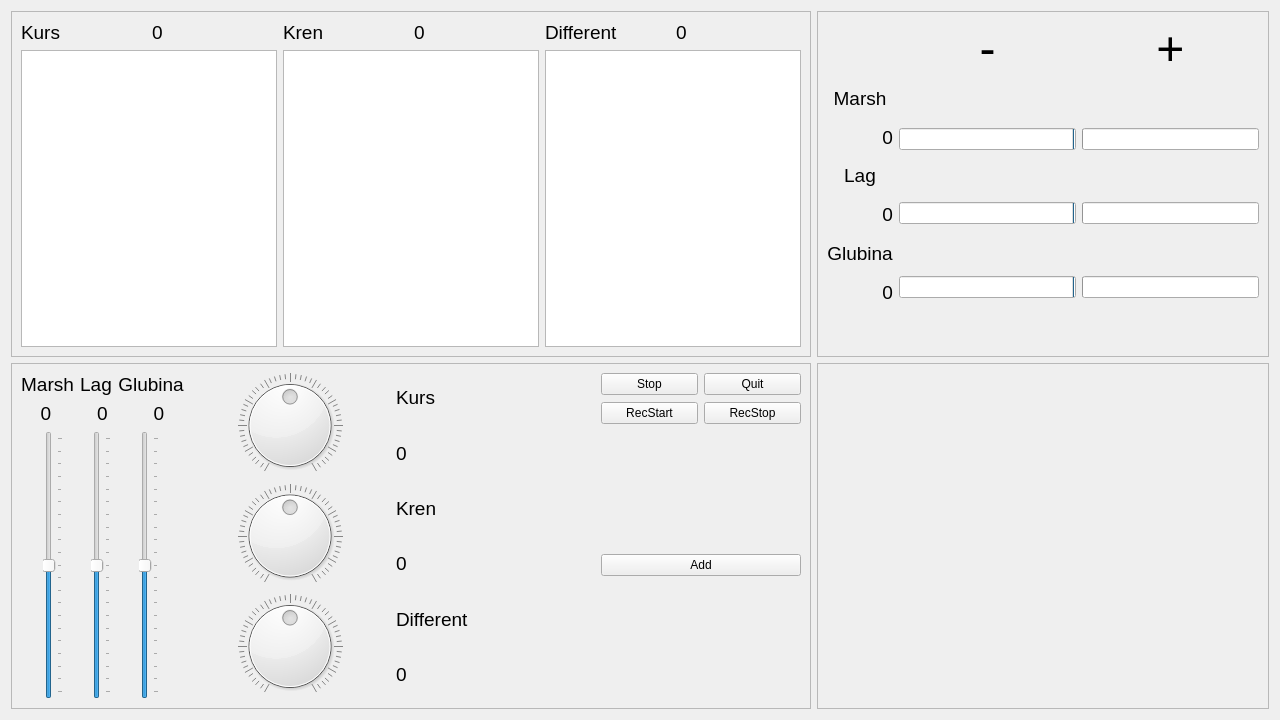
<?xml version="1.0" encoding="UTF-8"?>
<ui version="4.0">
 <class>Widget</class>
 <widget class="QWidget" name="Widget">
  <property name="geometry">
   <rect>
    <x>0</x>
    <y>0</y>
    <width>1280</width>
    <height>720</height>
   </rect>
  </property>
  <property name="windowTitle">
   <string>Widget</string>
  </property>
  <layout class="QGridLayout" name="gridLayout_6">
   <item row="0" column="0">
    <widget class="QFrame" name="frame">
     <property name="frameShape">
      <enum>QFrame::StyledPanel</enum>
     </property>
     <property name="frameShadow">
      <enum>QFrame::Raised</enum>
     </property>
     <layout class="QGridLayout" name="gridLayout_2">
      <item row="0" column="0">
       <widget class="QLabel" name="KursValue_2">
        <property name="font">
         <font>
          <pointsize>14</pointsize>
         </font>
        </property>
        <property name="text">
         <string>Kurs</string>
        </property>
        <property name="textFormat">
         <enum>Qt::AutoText</enum>
        </property>
        <property name="scaledContents">
         <bool>true</bool>
        </property>
       </widget>
      </item>
      <item row="0" column="1">
       <widget class="QLabel" name="KursNum_2">
        <property name="font">
         <font>
          <pointsize>14</pointsize>
         </font>
        </property>
        <property name="text">
         <string>0</string>
        </property>
       </widget>
      </item>
      <item row="0" column="2">
       <widget class="QLabel" name="KrenValue_2">
        <property name="font">
         <font>
          <pointsize>14</pointsize>
         </font>
        </property>
        <property name="text">
         <string>Kren</string>
        </property>
       </widget>
      </item>
      <item row="0" column="3">
       <widget class="QLabel" name="KrenNum_2">
        <property name="font">
         <font>
          <pointsize>14</pointsize>
         </font>
        </property>
        <property name="text">
         <string>0</string>
        </property>
       </widget>
      </item>
      <item row="0" column="4">
       <widget class="QLabel" name="DiffValue_2">
        <property name="font">
         <font>
          <pointsize>14</pointsize>
         </font>
        </property>
        <property name="text">
         <string>Different</string>
        </property>
       </widget>
      </item>
      <item row="0" column="5">
       <widget class="QLabel" name="DiffNum_2">
        <property name="font">
         <font>
          <pointsize>14</pointsize>
         </font>
        </property>
        <property name="text">
         <string>0</string>
        </property>
       </widget>
      </item>
      <item row="1" column="0" colspan="2">
       <widget class="QGraphicsView" name="KursView">
        <property name="verticalScrollBarPolicy">
         <enum>Qt::ScrollBarAsNeeded</enum>
        </property>
        <property name="horizontalScrollBarPolicy">
         <enum>Qt::ScrollBarAsNeeded</enum>
        </property>
       </widget>
      </item>
      <item row="1" column="2" colspan="2">
       <widget class="QGraphicsView" name="KrenView"/>
      </item>
      <item row="1" column="4" colspan="2">
       <widget class="QGraphicsView" name="DiffView"/>
      </item>
     </layout>
    </widget>
   </item>
   <item row="0" column="1">
    <widget class="QFrame" name="frame_3">
     <property name="frameShape">
      <enum>QFrame::StyledPanel</enum>
     </property>
     <property name="frameShadow">
      <enum>QFrame::Raised</enum>
     </property>
     <layout class="QGridLayout" name="gridLayout_4">
      <item row="0" column="1">
       <layout class="QHBoxLayout" name="horizontalLayout_3">
        <item>
         <widget class="QLabel" name="Minus">
          <property name="font">
           <font>
            <pointsize>36</pointsize>
           </font>
          </property>
          <property name="text">
           <string>-</string>
          </property>
          <property name="alignment">
           <set>Qt::AlignCenter</set>
          </property>
         </widget>
        </item>
        <item>
         <widget class="QLabel" name="Plus">
          <property name="font">
           <font>
            <pointsize>36</pointsize>
           </font>
          </property>
          <property name="text">
           <string>+</string>
          </property>
          <property name="alignment">
           <set>Qt::AlignCenter</set>
          </property>
         </widget>
        </item>
       </layout>
      </item>
      <item row="1" column="1" rowspan="7">
       <layout class="QGridLayout" name="gridLayout">
        <item row="0" column="1">
         <widget class="QProgressBar" name="MarshBar">
          <property name="minimum">
           <number>0</number>
          </property>
          <property name="maximum">
           <number>100</number>
          </property>
          <property name="value">
           <number>0</number>
          </property>
          <property name="textVisible">
           <bool>false</bool>
          </property>
          <property name="invertedAppearance">
           <bool>false</bool>
          </property>
          <property name="textDirection">
           <enum>QProgressBar::TopToBottom</enum>
          </property>
         </widget>
        </item>
        <item row="1" column="1">
         <widget class="QProgressBar" name="LagBar">
          <property name="minimum">
           <number>0</number>
          </property>
          <property name="maximum">
           <number>100</number>
          </property>
          <property name="value">
           <number>0</number>
          </property>
          <property name="textVisible">
           <bool>false</bool>
          </property>
          <property name="invertedAppearance">
           <bool>false</bool>
          </property>
          <property name="textDirection">
           <enum>QProgressBar::TopToBottom</enum>
          </property>
         </widget>
        </item>
        <item row="1" column="0">
         <widget class="QProgressBar" name="LagBarM">
          <property name="minimum">
           <number>0</number>
          </property>
          <property name="maximum">
           <number>100</number>
          </property>
          <property name="value">
           <number>0</number>
          </property>
          <property name="textVisible">
           <bool>false</bool>
          </property>
          <property name="invertedAppearance">
           <bool>true</bool>
          </property>
          <property name="textDirection">
           <enum>QProgressBar::TopToBottom</enum>
          </property>
         </widget>
        </item>
        <item row="0" column="0">
         <widget class="QProgressBar" name="MarshBarM">
          <property name="minimum">
           <number>0</number>
          </property>
          <property name="maximum">
           <number>100</number>
          </property>
          <property name="value">
           <number>0</number>
          </property>
          <property name="textVisible">
           <bool>false</bool>
          </property>
          <property name="invertedAppearance">
           <bool>true</bool>
          </property>
          <property name="textDirection">
           <enum>QProgressBar::TopToBottom</enum>
          </property>
         </widget>
        </item>
        <item row="2" column="0">
         <widget class="QProgressBar" name="GlubBarM">
          <property name="minimum">
           <number>0</number>
          </property>
          <property name="maximum">
           <number>100</number>
          </property>
          <property name="value">
           <number>0</number>
          </property>
          <property name="textVisible">
           <bool>false</bool>
          </property>
          <property name="invertedAppearance">
           <bool>true</bool>
          </property>
          <property name="textDirection">
           <enum>QProgressBar::TopToBottom</enum>
          </property>
         </widget>
        </item>
        <item row="2" column="1">
         <widget class="QProgressBar" name="GlubBar">
          <property name="minimum">
           <number>0</number>
          </property>
          <property name="maximum">
           <number>100</number>
          </property>
          <property name="value">
           <number>0</number>
          </property>
          <property name="textVisible">
           <bool>false</bool>
          </property>
          <property name="invertedAppearance">
           <bool>false</bool>
          </property>
          <property name="textDirection">
           <enum>QProgressBar::TopToBottom</enum>
          </property>
         </widget>
        </item>
       </layout>
      </item>
      <item row="1" column="0">
       <widget class="QLabel" name="MarshValue_2">
        <property name="font">
         <font>
          <pointsize>14</pointsize>
         </font>
        </property>
        <property name="text">
         <string>Marsh</string>
        </property>
        <property name="alignment">
         <set>Qt::AlignCenter</set>
        </property>
       </widget>
      </item>
      <item row="2" column="0">
       <widget class="QLabel" name="MarshNum_2">
        <property name="font">
         <font>
          <pointsize>14</pointsize>
         </font>
        </property>
        <property name="text">
         <string>0</string>
        </property>
        <property name="alignment">
         <set>Qt::AlignRight|Qt::AlignTrailing|Qt::AlignVCenter</set>
        </property>
       </widget>
      </item>
      <item row="3" column="0">
       <widget class="QLabel" name="LagValue_2">
        <property name="font">
         <font>
          <pointsize>14</pointsize>
         </font>
        </property>
        <property name="text">
         <string>Lag</string>
        </property>
        <property name="alignment">
         <set>Qt::AlignCenter</set>
        </property>
       </widget>
      </item>
      <item row="4" column="0">
       <widget class="QLabel" name="LagNum_2">
        <property name="font">
         <font>
          <pointsize>14</pointsize>
         </font>
        </property>
        <property name="text">
         <string>0</string>
        </property>
        <property name="alignment">
         <set>Qt::AlignRight|Qt::AlignTrailing|Qt::AlignVCenter</set>
        </property>
       </widget>
      </item>
      <item row="5" column="0">
       <widget class="QLabel" name="GlubValue_2">
        <property name="font">
         <font>
          <pointsize>14</pointsize>
         </font>
        </property>
        <property name="text">
         <string>Glubina</string>
        </property>
        <property name="alignment">
         <set>Qt::AlignCenter</set>
        </property>
       </widget>
      </item>
      <item row="6" column="0">
       <widget class="QLabel" name="GlubNum_2">
        <property name="font">
         <font>
          <pointsize>14</pointsize>
         </font>
        </property>
        <property name="text">
         <string>0</string>
        </property>
        <property name="alignment">
         <set>Qt::AlignRight|Qt::AlignTrailing|Qt::AlignVCenter</set>
        </property>
       </widget>
      </item>
     </layout>
    </widget>
   </item>
   <item row="1" column="0">
    <widget class="QFrame" name="frame_2">
     <property name="frameShape">
      <enum>QFrame::StyledPanel</enum>
     </property>
     <property name="frameShadow">
      <enum>QFrame::Raised</enum>
     </property>
     <layout class="QGridLayout" name="gridLayout_3">
      <item row="0" column="0">
       <layout class="QHBoxLayout" name="horizontalLayout_2">
        <item>
         <widget class="QLabel" name="MarshValue">
          <property name="font">
           <font>
            <pointsize>14</pointsize>
           </font>
          </property>
          <property name="text">
           <string>Marsh</string>
          </property>
          <property name="alignment">
           <set>Qt::AlignCenter</set>
          </property>
         </widget>
        </item>
        <item>
         <widget class="QLabel" name="LagValue">
          <property name="font">
           <font>
            <pointsize>14</pointsize>
           </font>
          </property>
          <property name="text">
           <string>Lag</string>
          </property>
          <property name="alignment">
           <set>Qt::AlignCenter</set>
          </property>
         </widget>
        </item>
        <item>
         <widget class="QLabel" name="GlubValue">
          <property name="font">
           <font>
            <pointsize>14</pointsize>
           </font>
          </property>
          <property name="text">
           <string>Glubina</string>
          </property>
          <property name="alignment">
           <set>Qt::AlignCenter</set>
          </property>
         </widget>
        </item>
       </layout>
      </item>
      <item row="0" column="1" rowspan="3">
       <layout class="QVBoxLayout" name="verticalLayout">
        <item>
         <widget class="QDial" name="KursDial">
          <property name="minimum">
           <number>-100</number>
          </property>
          <property name="maximum">
           <number>100</number>
          </property>
          <property name="tracking">
           <bool>true</bool>
          </property>
          <property name="orientation">
           <enum>Qt::Horizontal</enum>
          </property>
          <property name="invertedAppearance">
           <bool>false</bool>
          </property>
          <property name="invertedControls">
           <bool>false</bool>
          </property>
          <property name="wrapping">
           <bool>false</bool>
          </property>
          <property name="notchesVisible">
           <bool>true</bool>
          </property>
         </widget>
        </item>
        <item>
         <widget class="QDial" name="KrenDial">
          <property name="minimum">
           <number>-100</number>
          </property>
          <property name="maximum">
           <number>100</number>
          </property>
          <property name="wrapping">
           <bool>false</bool>
          </property>
          <property name="notchesVisible">
           <bool>true</bool>
          </property>
         </widget>
        </item>
        <item>
         <widget class="QDial" name="DiffDial">
          <property name="minimum">
           <number>-100</number>
          </property>
          <property name="maximum">
           <number>100</number>
          </property>
          <property name="wrapping">
           <bool>false</bool>
          </property>
          <property name="notchesVisible">
           <bool>true</bool>
          </property>
         </widget>
        </item>
       </layout>
      </item>
      <item row="0" column="2" rowspan="3">
       <layout class="QVBoxLayout" name="verticalLayout_2">
        <item>
         <widget class="QLabel" name="KursValue">
          <property name="font">
           <font>
            <pointsize>14</pointsize>
           </font>
          </property>
          <property name="text">
           <string>Kurs</string>
          </property>
         </widget>
        </item>
        <item>
         <widget class="QLabel" name="KursNum">
          <property name="font">
           <font>
            <pointsize>14</pointsize>
           </font>
          </property>
          <property name="text">
           <string>0</string>
          </property>
         </widget>
        </item>
        <item>
         <widget class="QLabel" name="KrenValue">
          <property name="font">
           <font>
            <pointsize>14</pointsize>
           </font>
          </property>
          <property name="text">
           <string>Kren</string>
          </property>
         </widget>
        </item>
        <item>
         <widget class="QLabel" name="KrenNum">
          <property name="font">
           <font>
            <pointsize>14</pointsize>
           </font>
          </property>
          <property name="text">
           <string>0</string>
          </property>
         </widget>
        </item>
        <item>
         <widget class="QLabel" name="DiffValue">
          <property name="font">
           <font>
            <pointsize>14</pointsize>
           </font>
          </property>
          <property name="text">
           <string>Different</string>
          </property>
         </widget>
        </item>
        <item>
         <widget class="QLabel" name="DiffNum">
          <property name="font">
           <font>
            <pointsize>14</pointsize>
           </font>
          </property>
          <property name="text">
           <string>0</string>
          </property>
         </widget>
        </item>
       </layout>
      </item>
      <item row="0" column="3">
       <layout class="QHBoxLayout" name="horizontalLayout_5">
        <item>
         <widget class="QPushButton" name="StopBtn">
          <property name="text">
           <string>Stop</string>
          </property>
         </widget>
        </item>
        <item>
         <widget class="QPushButton" name="QuitBtn">
          <property name="text">
           <string>Quit</string>
          </property>
         </widget>
        </item>
       </layout>
      </item>
      <item row="1" column="0">
       <layout class="QHBoxLayout" name="horizontalLayout_4">
        <item>
         <widget class="QLabel" name="MarshNum">
          <property name="font">
           <font>
            <pointsize>14</pointsize>
           </font>
          </property>
          <property name="text">
           <string>0</string>
          </property>
          <property name="alignment">
           <set>Qt::AlignCenter</set>
          </property>
         </widget>
        </item>
        <item>
         <widget class="QLabel" name="LagNum">
          <property name="font">
           <font>
            <pointsize>14</pointsize>
           </font>
          </property>
          <property name="text">
           <string>0</string>
          </property>
          <property name="alignment">
           <set>Qt::AlignCenter</set>
          </property>
         </widget>
        </item>
        <item>
         <widget class="QLabel" name="GlubNum">
          <property name="font">
           <font>
            <pointsize>14</pointsize>
           </font>
          </property>
          <property name="text">
           <string>0</string>
          </property>
          <property name="alignment">
           <set>Qt::AlignCenter</set>
          </property>
         </widget>
        </item>
       </layout>
      </item>
      <item row="1" column="3">
       <layout class="QHBoxLayout" name="horizontalLayout_6">
        <item>
         <widget class="QPushButton" name="RecStrBtn">
          <property name="text">
           <string>RecStart</string>
          </property>
         </widget>
        </item>
        <item>
         <widget class="QPushButton" name="RecStpBtn">
          <property name="text">
           <string>RecStop</string>
          </property>
         </widget>
        </item>
       </layout>
      </item>
      <item row="2" column="0">
       <layout class="QHBoxLayout" name="horizontalLayout">
        <item>
         <widget class="QSlider" name="MarshSlider">
          <property name="minimum">
           <number>-100</number>
          </property>
          <property name="maximum">
           <number>100</number>
          </property>
          <property name="orientation">
           <enum>Qt::Vertical</enum>
          </property>
          <property name="invertedControls">
           <bool>false</bool>
          </property>
          <property name="tickPosition">
           <enum>QSlider::TicksBelow</enum>
          </property>
         </widget>
        </item>
        <item>
         <widget class="QSlider" name="LagSlider">
          <property name="minimum">
           <number>-100</number>
          </property>
          <property name="maximum">
           <number>100</number>
          </property>
          <property name="orientation">
           <enum>Qt::Vertical</enum>
          </property>
          <property name="tickPosition">
           <enum>QSlider::TicksBelow</enum>
          </property>
         </widget>
        </item>
        <item>
         <widget class="QSlider" name="GlubSlider">
          <property name="minimum">
           <number>-100</number>
          </property>
          <property name="maximum">
           <number>100</number>
          </property>
          <property name="orientation">
           <enum>Qt::Vertical</enum>
          </property>
          <property name="tickPosition">
           <enum>QSlider::TicksBelow</enum>
          </property>
         </widget>
        </item>
       </layout>
      </item>
      <item row="2" column="3">
       <widget class="QPushButton" name="AddBtn">
        <property name="text">
         <string>Add</string>
        </property>
       </widget>
      </item>
     </layout>
    </widget>
   </item>
   <item row="1" column="1">
    <widget class="QFrame" name="frame_4">
     <property name="frameShape">
      <enum>QFrame::StyledPanel</enum>
     </property>
     <property name="frameShadow">
      <enum>QFrame::Raised</enum>
     </property>
     <layout class="QGridLayout" name="gridLayout_5">
      <item row="0" column="0">
       <widget class="QLabel" name="Pict">
        <property name="text">
         <string/>
        </property>
        <property name="pixmap">
         <pixmap resource="res.qrc">:/images/Jaguar.jpg</pixmap>
        </property>
        <property name="scaledContents">
         <bool>true</bool>
        </property>
       </widget>
      </item>
     </layout>
    </widget>
   </item>
  </layout>
  <zorder>frame</zorder>
  <zorder>frame_2</zorder>
  <zorder>frame_3</zorder>
  <zorder>frame_4</zorder>
 </widget>
 <resources>
  <include location="res.qrc"/>
 </resources>
 <connections/>
</ui>
